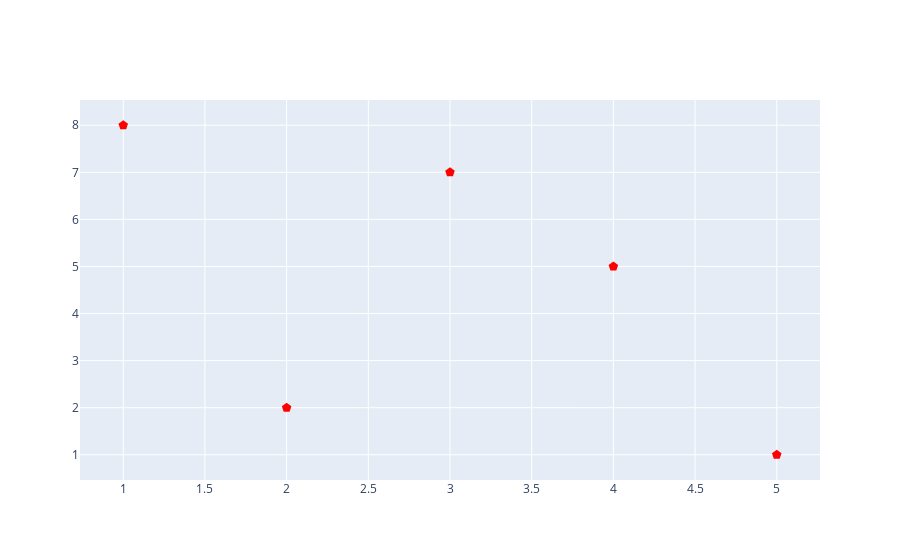

Notebook cell for this chart:
### Code cell
# generando graficas con marcas con cambio de color y tamaño

valores = np.array([1,5,7,2,8])
valoresX = np.array([5,4,3,2,1])


data = [go.Scatter(x=valoresX, y=valores, mode = 'markers', marker = dict(color='red', symbol='pentagon', size=10))]

iplot(data)

### Figure 1 — Plotly figure (JSON) as saved in the notebook; plotly's stock layout.template omitted (floating-point values rounded to 4 significant figures)
{"data": [{"marker": {"color": "red", "size": 10, "symbol": "pentagon"}, "mode": "markers", "type": "scatter", "x": [5, 4, 3, 2, 1], "y": [1, 5, 7, 2, 8]}], "layout": {}}
